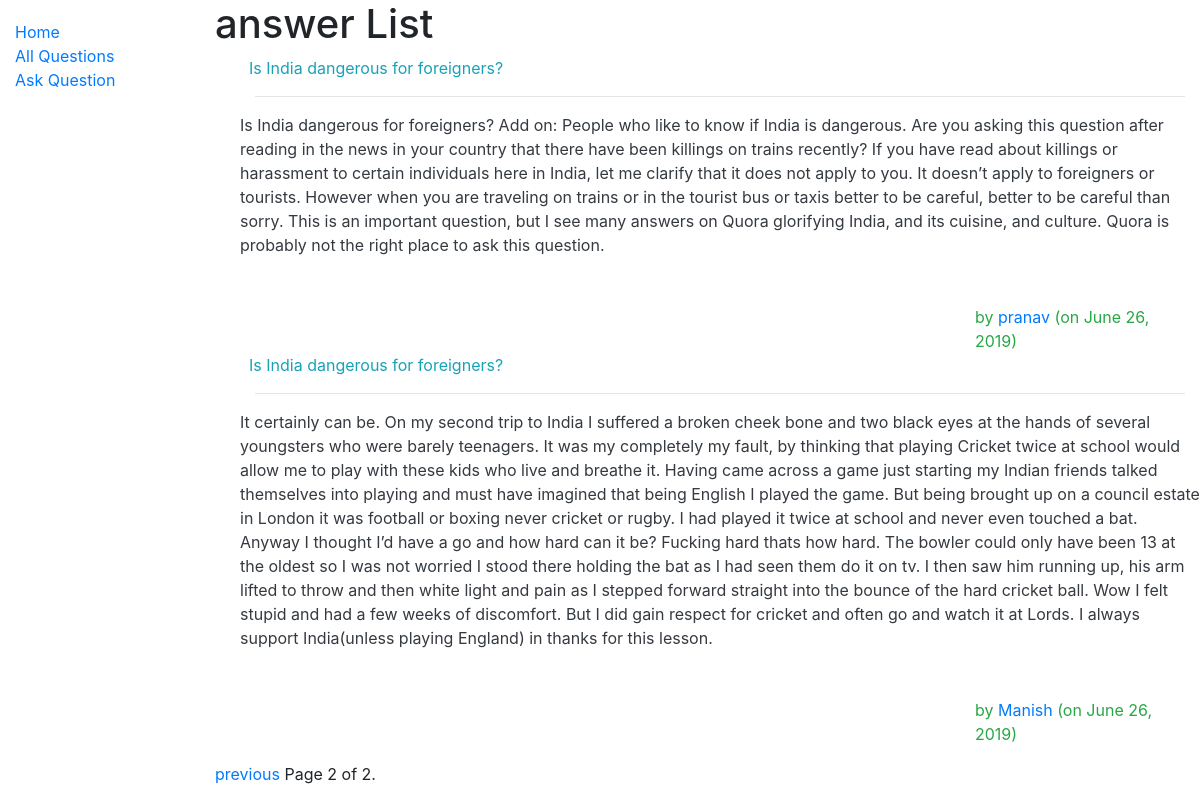
The app's page /myquora/answers/?page=2, older data.
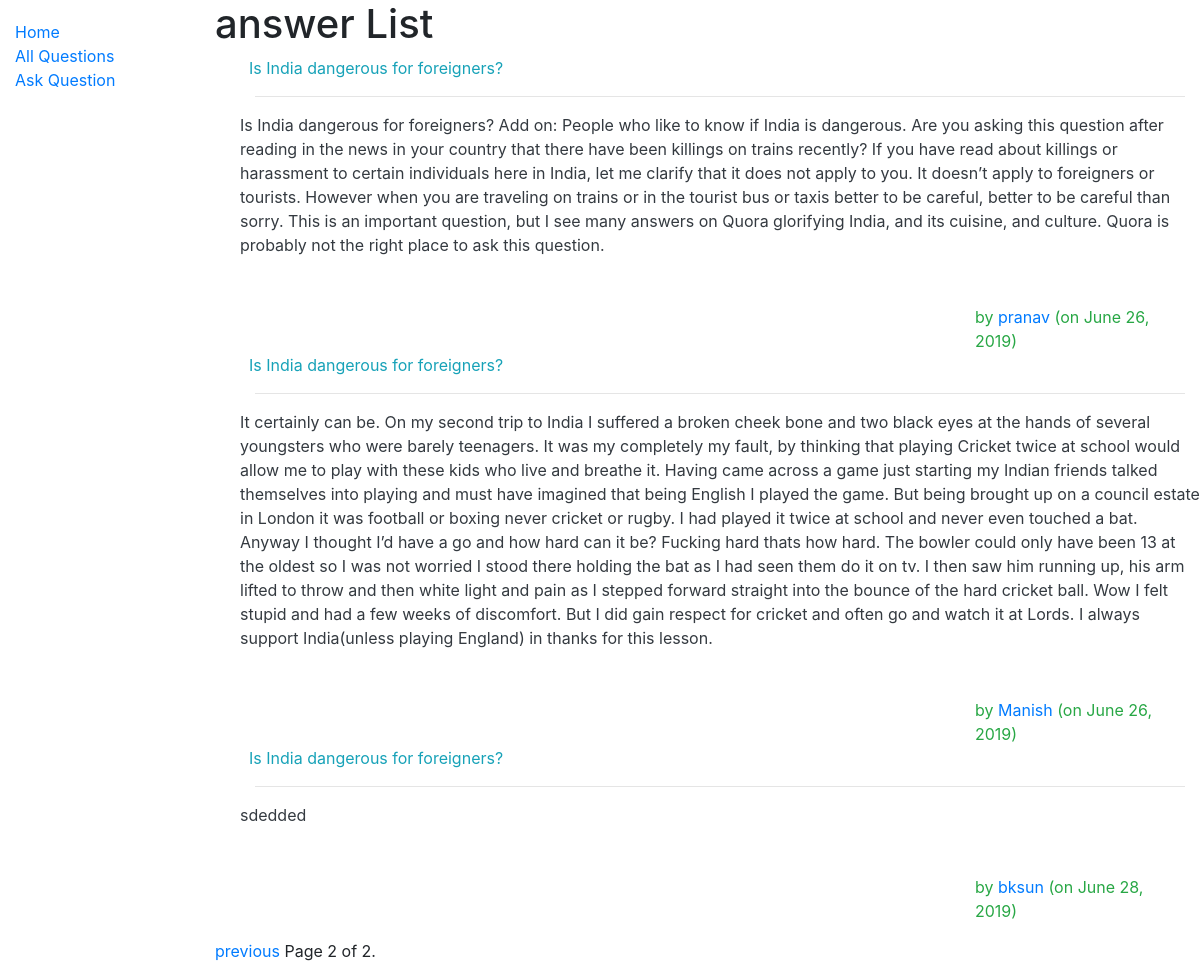
The same page, newer data.
### myquora/models.py (models this page shows, shortened)
class Answer(models.Model):
    author = models.ForeignKey(Author, on_delete=models.SET_NULL, null=True)
    question = models.ForeignKey('Question', on_delete=models.SET_NULL, null=True)
    answer_text = models.TextField(max_length=2000, help_text='Write your answer here...')
    date_created = models.DateField(null=True, default=datetime.now())
    date_updated = models.DateField(null=True, default=datetime.now())
    upvote = models.IntegerField(default=0)
    downvote = models.IntegerField(default=0)
    views = models.IntegerField(default=0)

class Question(models.Model):
    author = models.ForeignKey(Author, on_delete=models.SET_NULL, null=True)
    question_text = models.TextField(max_length=1000, help_text='Enter your question in brief∂')
    date_created = models.DateField(null=True, default=datetime.now())
    date_updated = models.DateField(null=True, default=datetime.now())

class Author(models.Model):
    user = models.ForeignKey(User, on_delete=models.CASCADE)
    email = models.EmailField(max_length=70,blank=True)
    date_created = models.DateField(null=True, default=datetime.now())
    credits =  models.IntegerField(default=0)
    def get_absolute_url(self):
        return reverse('author-detail', args=[str(self.id)])
    def __str__(self):
        return f'{self.user.username}'

### myquora/views.py (the view)
# urls.py: path('answers/', views.AnswerListView.as_view(), name='answers'),
class AnswerListView(generic.ListView):
    model = Answer
    paginate_by = 3

### myquora/templates/myquora/answer_list.html
{% extends "base_generic.html" %}
{% block content %}
  <h1>answer List</h1>
  {% if answer_list %}
  <ul>
    {% for answer in answer_list %}
      <div class="row text-info">
          &nbsp; {{ answer.question.question_text }}
      </div>
          <hr></hr>
        <div class="row text-dark">
          {{ answer.answer_text }}</a>
        </div>
        <br>
        <br>
        <div class="row text-success">
            <div class="col"></div>
            <div class="col-6"></div>
            <div class="col">
                by <a href="{{ answer.author.get_absolute_url }}">{{answer.author}} </a>
                (on {{answer.date_updated}})
            </div>
        </div>
    {% endfor %}
  </ul>
  {% else %}
    <p>There are no answers in the library.</p>
  {% endif %}
{% endblock %}

Row changes from the older to the newer data that the page shows:
added Answer: question.question_text "Is India dangerous for foreigners?", answer_text "sdedded", author "bksun", date_updated "June 28, 2019"
